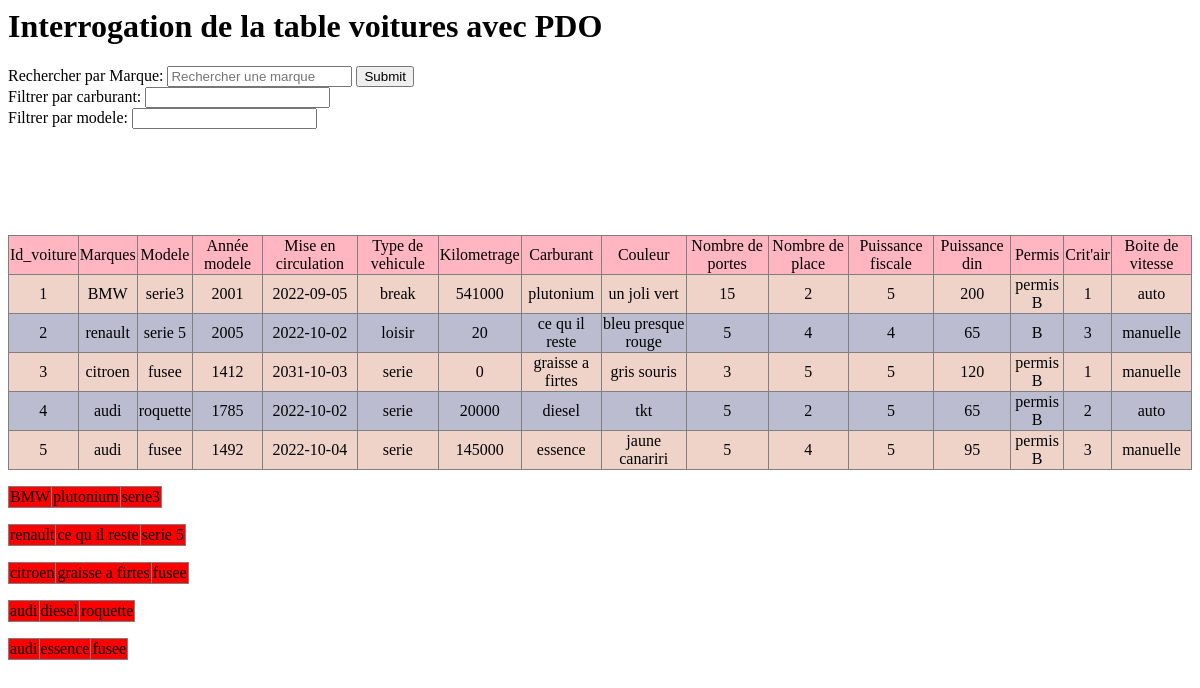
The page /exercice1/index.php on the database as committed earlier.
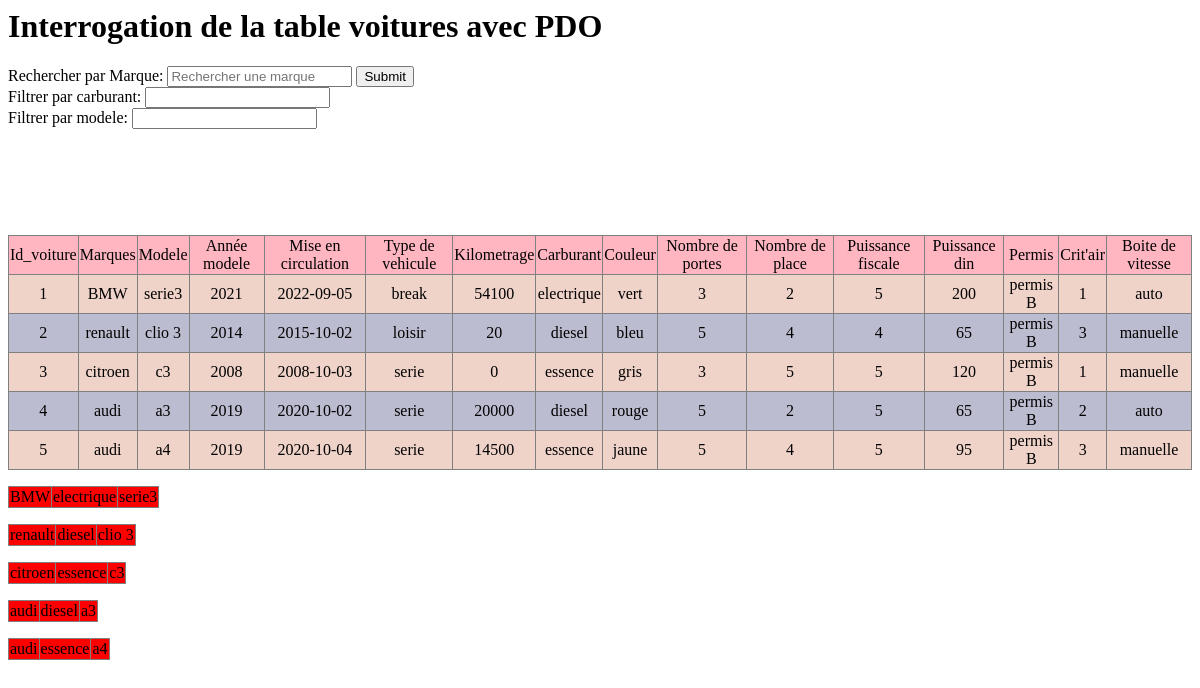
The same page on the database as committed later.
### tables this page shows
CREATE TABLE `voiture` (
  `Id_Voiture` int(11) NOT NULL,
  `Marques` varchar(50) DEFAULT NULL,
  `modele` varchar(50) DEFAULT NULL,
  `Annee_modele` int(11) DEFAULT NULL,
  `Mise_en_circulation` date DEFAULT NULL,
  `Type_de_vehicule` varchar(50) DEFAULT NULL,
  `Kilometrage` varchar(50) DEFAULT NULL,
  `Carburant` varchar(50) DEFAULT NULL,
  `couleur` varchar(50) DEFAULT NULL,
  `nombre_de_porte` int(11) DEFAULT NULL,
  `nombre_de_place` int(11) DEFAULT NULL,
  `puissance_fiscale` varchar(50) DEFAULT NULL,
  `puissance_din` varchar(50) DEFAULT NULL,
  `permis` varchar(50) DEFAULT NULL,
  `critaire` int(11) DEFAULT NULL,
  `boite_de_vitesse` varchar(50) DEFAULT NULL,
  `Id_Prix_` int(11) DEFAULT NULL,
  `Id_Vendeur` int(11) DEFAULT NULL,
  `Id_Description` int(11) NOT NULL,
  `Id_Localisation` int(11) DEFAULT NULL
);

### exercice1/index.php (the view, shortened to what this page needs)
<html>
<head>
<link rel="stylesheet" href="tabstyle.css" />
</head>
<body>
<h1>
Interrogation de la table voitures avec PDO
</h1>
<form method="get">
    <label for="s">Rechercher par Marque:</label>
    <input type="search" name="s" placeholder="Rechercher une marque" autocomplete="off">
    <input type="submit" name="envoyer">
    <br/>
    <label for="carburant">Filtrer par carburant:</label>
    <input type="search" id="carburant" name="carburant">
    <br/>
    <label for="modele">Filtrer par modele:</label>
    <input type="search" id="modele" name="modele">
</form>
<?php
function connect_bd(){
	$dsn="mysql:dbname=".BASE.";host=".SERVER;
		try{
		$connexion=new PDO($dsn,USER,PASSWD);
		}
		catch(PDOException $e){
		printf("Échec de la connexion : %s\n", $e->getMessage());
		exit();
		}
	return $connexion;
}
?>
<?php
$connexion=connect_bd();
$sql="SELECT * from voiture";
if(!$connexion->query($sql)) echo "Pb d'accès au CARNET";
else{
?>
<table class="centre" id="jolie">
<tr> <td> Id_voiture </td> <td> Marques </td> <td> Modele </td><td> Année modele </td> <td> Mise en circulation </td><td> Type de vehicule </td><td> Kilometrage </td><td> Carburant </td><td> Couleur </td><td> Nombre de portes </td><td> Nombre de place </td><td> Puissance fiscale </td><td> Puissance din </td><td> Permis </td><td> Crit'air </td><td> Boite de vitesse </td></tr>
  <?php
  foreach ($connexion->query($sql) as $row)
echo "<tr><td>".$row['Id_Voiture']."</td>
          <td>".$row['Marques']."</td>
          <td>".$row['modele']."</td>
          <td>".$row['Annee_modele']."</td>
          <td>".$row['Mise_en_circulation']."</td>
          <td>".$row['Type_de_vehicule']."</td>
          <td>".$row['Kilometrage']."</td>
          <td>".$row['Carburant']."</td>
          <td>".$row['couleur']."</td>
          <td>".$row['nombre_de_porte']."</td>
          <td>".$row['nombre_de_place']."</td>
          <td>".$row['puissance_fiscale']."</td>
          <td>".$row['puissance_din']."</td>
          <td>".$row['permis']."</td>
          <td>".$row['critaire']."</td>
          <td>".$row['boite_de_vitesse']."</td></tr><br/>\n";
  ?>
  <?php
  $allcars = $connexion->query($sql);
  ?>
</table>
<section class="afficher_marque">
        <?php
        if($allcars->rowcount() > 0){
            while($Marque = $allcars->fetch()){
               ?>
        <p><?=
        "<table><tr><td>"
        . $Marque['Marques'] . "</td>
        <td>" . $Marque['Carburant'] . "</td>
        <td>" . $Marque['modele'] . " </td>
        </tr></table>\n";
        ?>
        </p>
        <?php
         } }else{ ?>
        <p>Aucune Marque trouvée</p>
        <?php
    }
    ?>
    </section>
<?php } ?>
</body>
</html>

### exercice1/tabstyle.css (style rules this page uses)
table,th, td { border: 1px solid grey; }
table { border-collapse:collapse; }
table.centre { margin:auto; }
table.centre td { text-align:center; }
table#jolie tr:first-child { background:LightPink; }
table#jolie tr:nth-child(2n) { background:#EFD3C9; }
table#jolie tr:nth-child(2n+3) { background:#BCBCD0; }
table tr:only-child { background:red; }

Rows that differ between the two databases and show on the page:
changed voiture "BMW": Annee_modele "2001" → "2021"; Kilometrage "541000" → "54100"; Carburant "plutonium" → "electrique"; couleur "un joli vert" → "vert"; nombre_de_porte "15" → "3"
changed voiture "renault": modele "serie 5" → "clio 3"; Annee_modele "2005" → "2014"; Mise_en_circulation "2022-10-02" → "2015-10-02"; Carburant "ce qu il reste" → "diesel"; couleur "bleu presque rouge" → "bleu"; permis "B" → "permis B"
changed voiture "citroen": modele "fusee" → "c3"; Annee_modele "1412" → "2008"; Mise_en_circulation "2031-10-03" → "2008-10-03"; Carburant "graisse a firtes" → "essence"; couleur "gris souris" → "gris"
changed voiture id 4: modele "roquette" → "a3"; Annee_modele "1785" → "2019"; Mise_en_circulation "2022-10-02" → "2020-10-02"; couleur "tkt" → "rouge"
changed voiture id 5: modele "fusee" → "a4"; Annee_modele "1492" → "2019"; Mise_en_circulation "2022-10-04" → "2020-10-04"; Kilometrage "145000" → "14500"; couleur "jaune canariri" → "jaune"
